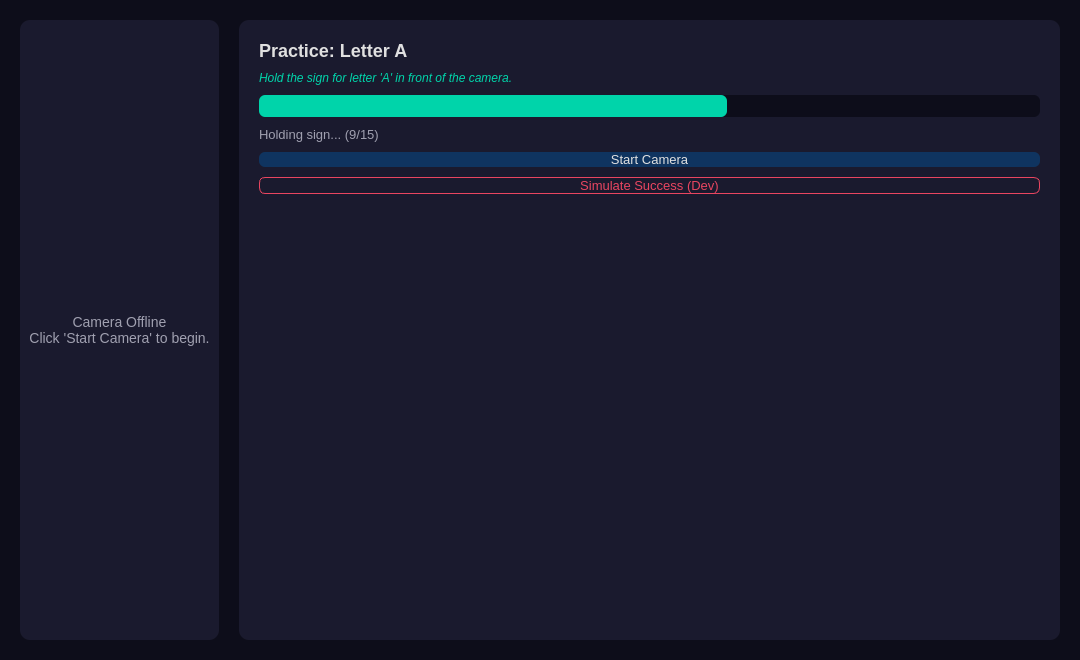
<?xml version='1.0' encoding='utf-8'?>
<ui version="4.0">
 <class>PracticeScreen</class>
 <widget class="QWidget" name="pagePractice">
  <property name="geometry">
   <rect>
    <x>0</x>
    <y>0</y>
    <width>1080</width>
    <height>660</height>
   </rect>
  </property>
  <property name="styleSheet">
   <string>QWidget { background-color: #0d0d1a; }</string>
  </property>
  <layout class="QHBoxLayout" name="practiceMainLayout">
   <property name="leftMargin">
    <number>20</number>
   </property>
   <property name="topMargin">
    <number>20</number>
   </property>
   <property name="rightMargin">
    <number>20</number>
   </property>
   <property name="bottomMargin">
    <number>20</number>
   </property>
   <property name="spacing">
    <number>20</number>
   </property>
   <item>
    <widget class="QFrame" name="practiceCamContainer">
     <property name="styleSheet">
      <string>QFrame { background-color: #1a1a2e; border-radius: 10px; }</string>
     </property>
     <layout class="QVBoxLayout">
      <property name="alignment">
       <flag>Qt::AlignCenter</flag>
      </property>
      <item>
       <widget class="QLabel" name="practiceFeedLabel">
        <property name="text">
         <string>Camera Offline
Click 'Start Camera' to begin.</string>
        </property>
        <property name="alignment">
         <set>Qt::AlignCenter</set>
        </property>
        <property name="styleSheet">
         <string>QLabel { color: #a0a0b0; font-size: 14px; background: transparent; }</string>
        </property>
       </widget>
      </item>
     </layout>
    </widget>
   </item>
   <item>
    <widget class="QFrame" name="practiceProgressPanel">
     <property name="maximumWidth">
      <number>320</number>
     </property>
     <property name="minimumWidth">
      <number>260</number>
     </property>
     <property name="styleSheet">
      <string>QFrame { background-color: #1a1a2e; border-radius: 10px; }</string>
     </property>
     <layout class="QVBoxLayout" name="practiceProgressLayout">
      <property name="leftMargin">
       <number>20</number>
      </property>
      <property name="topMargin">
       <number>20</number>
      </property>
      <property name="rightMargin">
       <number>20</number>
      </property>
      <property name="bottomMargin">
       <number>20</number>
      </property>
      <property name="spacing">
       <number>10</number>
      </property>
      <item>
       <widget class="QLabel" name="practiceTitleLabel">
        <property name="text">
         <string>Practice: Letter A</string>
        </property>
        <property name="styleSheet">
         <string>QLabel { color: #e0e0e0; font-size: 18px; font-weight: bold; background: transparent; }</string>
        </property>
       </widget>
      </item>
      <item>
       <widget class="QLabel" name="practicePromptLabel">
        <property name="text">
         <string>Hold the sign for letter 'A' in front of the camera.</string>
        </property>
        <property name="wordWrap">
         <bool>true</bool>
        </property>
        <property name="styleSheet">
         <string>QLabel { color: #00d4aa; font-size: 12px; font-style: italic; background: transparent; }</string>
        </property>
       </widget>
      </item>
      <item>
       <widget class="QProgressBar" name="practiceMatchBar">
        <property name="value">
         <number>60</number>
        </property>
        <property name="maximumHeight">
         <number>12</number>
        </property>
        <property name="textVisible">
         <bool>false</bool>
        </property>
        <property name="styleSheet">
         <string>QProgressBar { background-color: #0d0d1a; border-radius: 6px; border: none; } QProgressBar::chunk { background-color: #00d4aa; border-radius: 6px; }</string>
        </property>
       </widget>
      </item>
      <item>
       <widget class="QLabel" name="practiceStatusLabel">
        <property name="text">
         <string>Holding sign... (9/15)</string>
        </property>
        <property name="styleSheet">
         <string>QLabel { color: #a0a0b0; font-size: 13px; background: transparent; }</string>
        </property>
       </widget>
      </item>
      <item>
       <widget class="QPushButton" name="practiceStartBtn">
        <property name="text">
         <string>Start Camera</string>
        </property>
        <property name="minimumHeight">
         <number>36</number>
        </property>
        <property name="styleSheet">
         <string>QPushButton { background-color: #0f3460; color: #e0e0e0; border: none; border-radius: 6px; font-size: 13px; } QPushButton:hover { background-color: #e94560; }</string>
        </property>
       </widget>
      </item>
      <item>
       <widget class="QPushButton" name="practiceSimBtn">
        <property name="text">
         <string>Simulate Success (Dev)</string>
        </property>
        <property name="minimumHeight">
         <number>36</number>
        </property>
        <property name="styleSheet">
         <string>QPushButton { background-color: transparent; color: #e94560; border: 1px solid #e94560; border-radius: 6px; font-size: 13px; } QPushButton:hover { background-color: #e94560; color: white; }</string>
        </property>
       </widget>
      </item>
      <item>
       <spacer>
        <property name="orientation">
         <enum>Qt::Vertical</enum>
        </property>
        <property name="sizeHint" stdset="0">
         <size>
          <width>20</width>
          <height>20</height>
         </size>
        </property>
       </spacer>
      </item>
     </layout>
    </widget>
   </item>
  </layout>
 </widget>
 <resources />
 <connections />
</ui>
